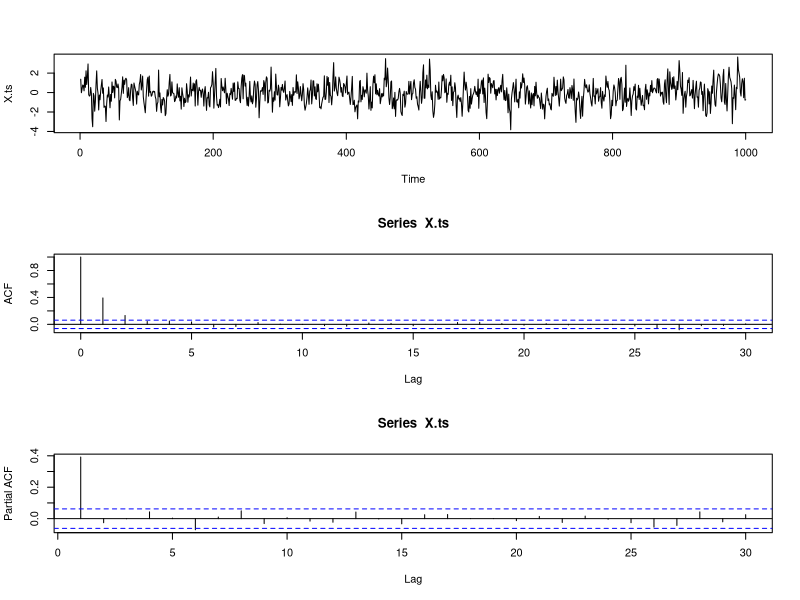
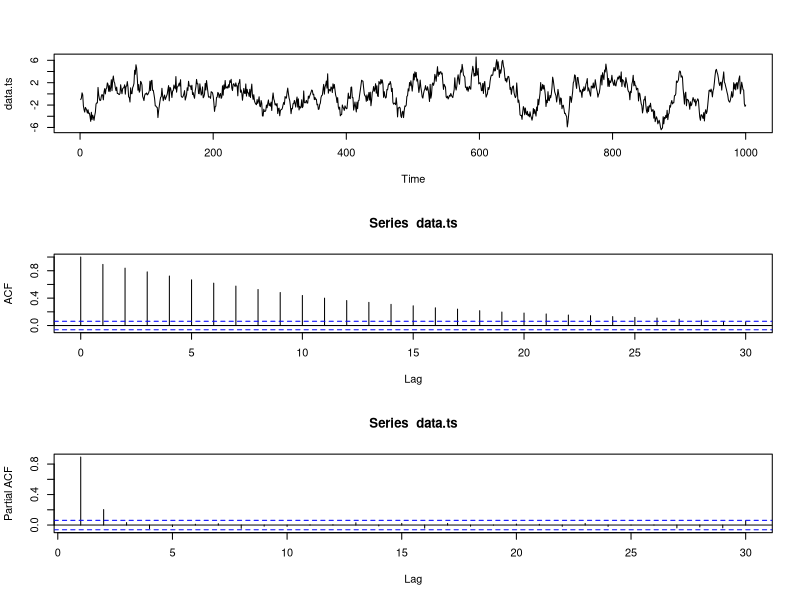
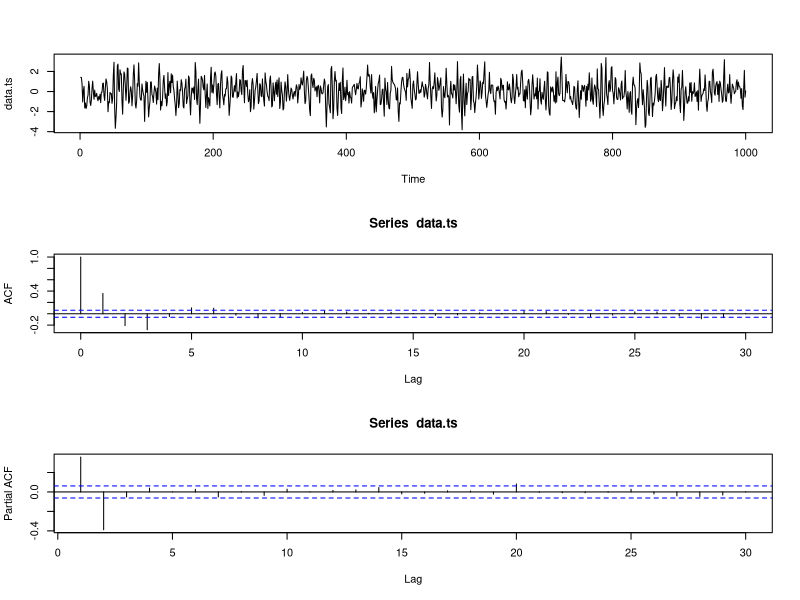
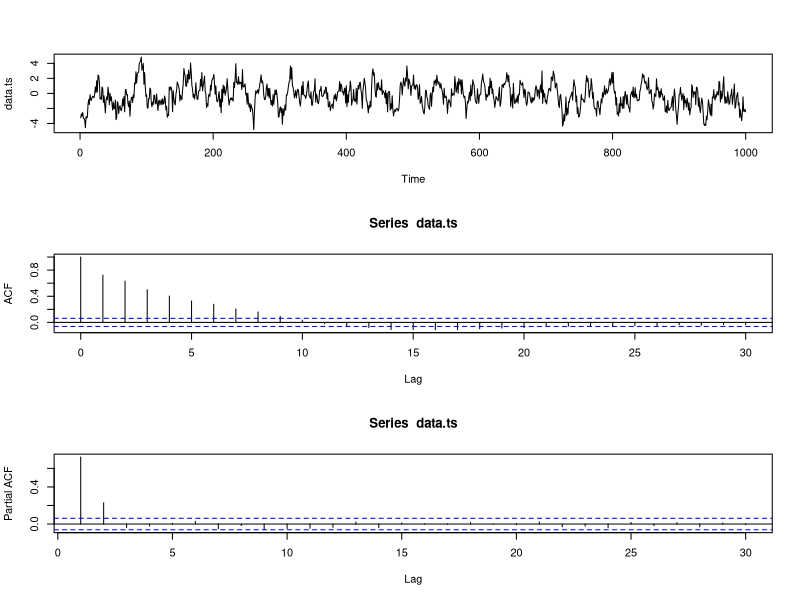
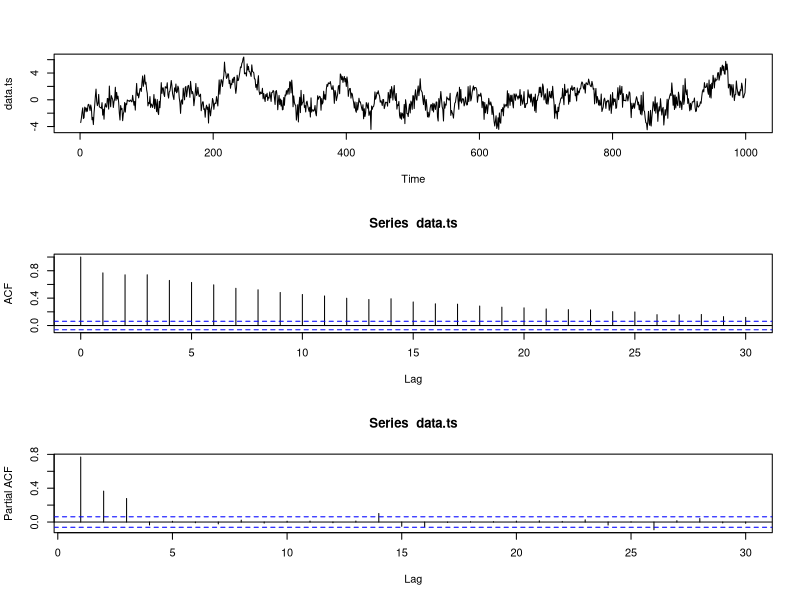

The R script that drew these images, in order:
#Simulate AR(1)
set.seed(42); N=1000; beta=.4;
z=rnorm(N,0,1); X=NULL;
X[1] = z[1];
for (t in 2:N){X[t] = z[t]+beta*X[t-1]}
X.ts = ts(X)
par(mfrow=c(3,1))
plot(X.ts)
acf(X.ts)
acf(X.ts, type="partial")

#Simulate AR(2)
par(mfrow=c(3,1))
data.ts=arima.sim(n=1000, list(ar=c(0.7,0.2)))
plot(data.ts)
acf(data.ts)
acf(data.ts, type="partial")

#Simulate AR(2)
par(mfrow=c(3,1))
data.ts=arima.sim(n=1000, list(ar=c(0.5,-0.4)))
plot(data.ts)
acf(data.ts)
acf(data.ts, type="partial")

#Simulate AR(2)
par(mfrow=c(3,1))
data.ts=arima.sim(n=1000, list(ar=c(0.6,0.2)))
plot(data.ts)
acf(data.ts)
acf(data.ts, type="partial")

#Simulate AR(3)
par(mfrow=c(3,1))
data.ts=arima.sim(n=1000, list(ar=c(0.4,0.2,0.3)))
plot(data.ts)
acf(data.ts)
acf(data.ts, type="partial")